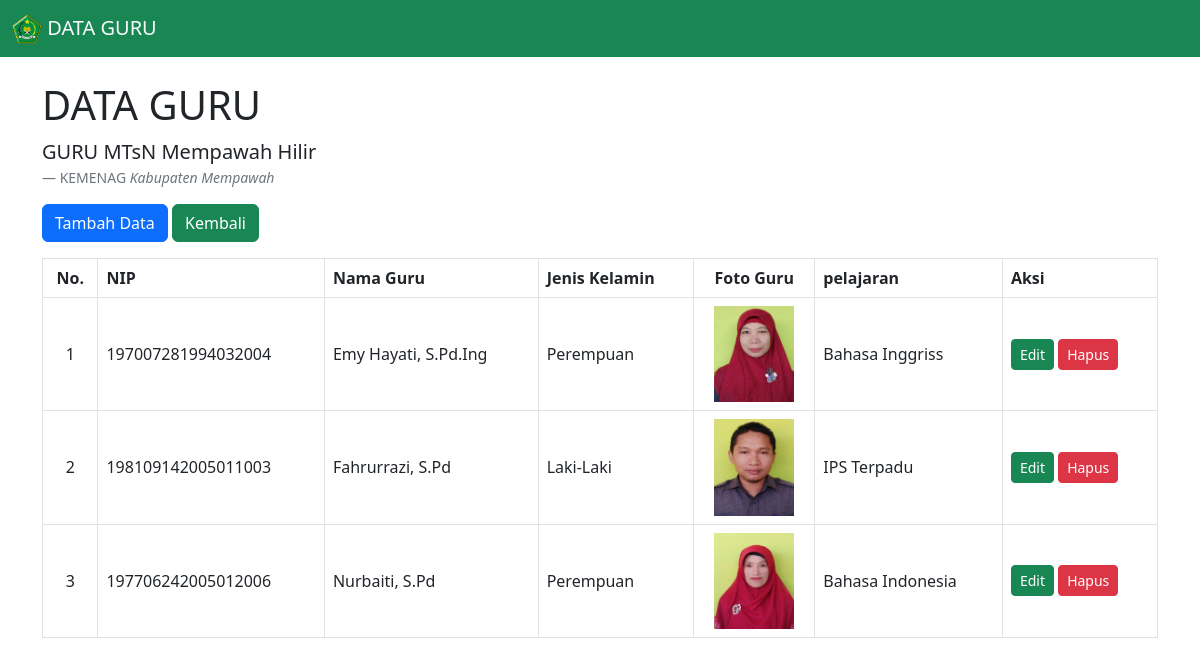
Screenshot of /dataguru.php with the database file from the repository.
### tables this page shows
CREATE TABLE `tb_guru` (
  `id_guru` int(100) NOT NULL,
  `nip` varchar(100) NOT NULL,
  `nama_guru` varchar(100) NOT NULL,
  `jenis_kelamin` varchar(50) NOT NULL,
  `foto_guru` varchar(500) NOT NULL,
  `pelajaran` varchar(100) NOT NULL
);

### dataguru.php (the view, shortened to what this page needs)
<?php
	include 'koneksi.php';
	$query = "SELECT * FROM tb_guru;";
	$sql = mysqli_query($conn, $query);
	$no = 0;
?>
<html>
  <head>
    <link href="css/bootstrap.min.css" rel="stylesheet" />
  </head>
  <body>
    <nav class="navbar bg-success">
		<div class="container-fluid">
		  <a class="navbar-brand text-light" href="#">
			<img src="img/iklas.png" alt="Logo" width="30" height="30" class="d-inline-block align-text-top">
			DATA GURU
		  </a>
		</div>
	  </nav>
    <div class="container">
      <h1 class="mt-4">DATA GURU</h1>
      <figure>
        <blockquote class="blockquote">
          <p>GURU MTsN Mempawah Hilir</p>
        </blockquote>
        <figcaption class="blockquote-footer">KEMENAG <cite title="Source Title">Kabupaten Mempawah</cite></figcaption>
      </figure>
      <a href="kelolaguru.php" type="button" class="btn btn-primary mb-3">Tambah Data</a>
	  <a href="halamanadmin.php" type="button" class="btn btn-success mb-3">Kembali</a>
	  <div class="table-responsive">
		<table class="table align-middle table-bordered table-hover">
		<thead>
			<tr>
				<th><center>No.</center></th>
				<th>NIP</th>
				<th>Nama Guru</th>
				<th>Jenis Kelamin</th>
				<th><center>Foto Guru</center></th>
				<th>pelajaran</th>
				<th>Aksi</th>
			</tr>
		</thead>
		<tbody>
			<?php
				while($result = mysqli_fetch_assoc($sql)){
			?>
			<tr>
				<td><center>
					<?php echo ++$no;  ?>
				</center></td>
				<td><?php echo $result['nip'];  ?></td>
				<td><?php echo $result['nama_guru'];  ?></td>
				<td><?php echo $result['jenis_kelamin'];  ?></td>
				<td><center><img src="img/<?php echo $result['foto_guru'];  ?>" style="width:80px;"></center></td>
				<td><?php echo $result['pelajaran'];  ?></td>
				<td>
					<a href="kelolaguru.php?ubah=<?php echo $result['id_guru'];  ?>" type="button" class="btn btn-success btn-sm">Edit</a>
					<a href="prosesguru.php?hapus=<?php echo $result['id_guru'];  ?>" type="button" class="btn btn-danger btn-sm" onclick="return confirm('Apakah anda yakin ingin menghapus data ini?')">Hapus</a>
				</td>
			</tr>
			<?php
				}
			?>
		</tbody>
		</div>
	  </div>
  </body>
</html>

### rows the page displays
tb_guru: nip "197007281994032004", nama_guru "Emy Hayati, S.Pd.Ing", jenis_kelamin "Perempuan", foto_guru (picture), pelajaran "Bahasa Inggriss"
tb_guru: nip "198109142005011003", nama_guru "Fahrurrazi, S.Pd", jenis_kelamin "Laki-Laki", foto_guru (picture), pelajaran "IPS Terpadu"
tb_guru: nip "197706242005012006", nama_guru "Nurbaiti, S.Pd", jenis_kelamin "Perempuan", foto_guru (picture), pelajaran "Bahasa Indonesia"
